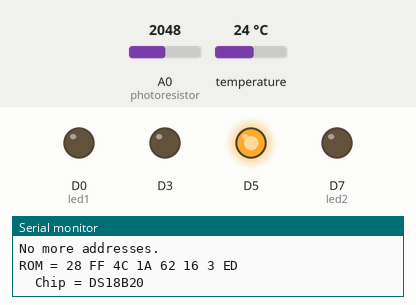
Simulated run of this sketch. Board: Particle Photon. Shown: output pins drawn as LEDs (lit = HIGH), the last lines printed to the serial monitor. The test bench sets the inputs (shaded band); at power-on: A0 (photoresistor) = 2048, temperature 24 °C. Pins used as bus, display or sensor lines are not drawn.

Above: at 23.7 s.
23.8 s: A0 (photoresistor) set to 276
33.8 s: A0 (photoresistor) set to 224
39.8 s: A0 (photoresistor) set to 290
At 48.7 s:
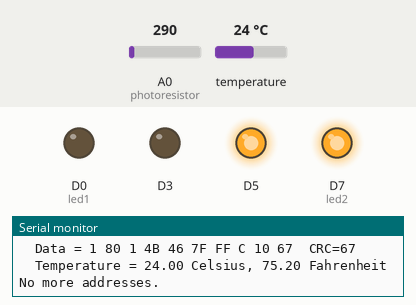
Timing chart, 0 to 50.2 s (numbered marks = the images above; inputs shaded):
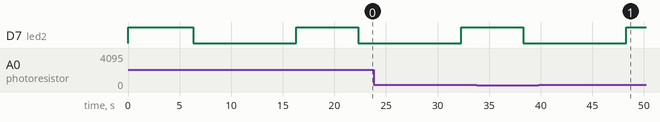

The sketch:

final.ino
```cpp
// This #include statement was automatically added by the Particle IDE.
#include <OneWire.h>


int led1 = D0;
int led2 = D7;
int led = D7;
int photoresistor = A0;
int power = A5;
int analogvalue;

int ledstate;

OneWire ds = OneWire(D4);  // 1-wire signal on pin D4

unsigned long lastUpdate = 0;

float lastTemp;

Timer ledTimer(100, readLedState);
Timer tempTimer(1000, readTemp);

void setup()
{
    pinMode(led,OUTPUT);
    pinMode(photoresistor,INPUT);
    pinMode(power,OUTPUT);
    digitalWrite(power,HIGH);
    Particle.variable("analogvalue", &analogvalue, INT);

   pinMode(led1, OUTPUT);
   pinMode(led2, OUTPUT);

   Particle.function("led",ledToggle);

      Particle.variable("ledstate", &ledstate, INT);

   digitalWrite(led1, LOW);
   digitalWrite(led2, LOW);
  Serial.begin(9600);
  // Set up 'power' pins, comment out if not used!
  pinMode(D3, OUTPUT);
  pinMode(D5, OUTPUT);
  digitalWrite(D3, LOW);
  digitalWrite(D5, HIGH);
  ledTimer.start();
  tempTimer.start();
}

void loop(){
analogvalue = analogRead(photoresistor);


    if(analogvalue>=250){
        digitalWrite(led, HIGH);
        Spark.publish("Light_limit","Exceeded",60,PRIVATE);
        delay(5000); //delay for LED
        digitalWrite(led, LOW);
        delay(10000);
}
}

void readLedState(){
    ledstate = digitalRead(led1);
}


void readTemp(void) {
  byte i;
  byte present = 0;
  byte type_s;
  byte data[12];
  byte addr[8];
  float celsius, fahrenheit;

  if ( !ds.search(addr)) {
    Serial.println("No more addresses.");
    Serial.println();
    ds.reset_search();
    delay(250);
    return;
  }
Serial.print("ROM =");
  for( i = 0; i < 8; i++) {
    Serial.write(' ');
    Serial.print(addr[i], HEX);
  }

  // second the CRC is checked, on fail,
  // print error and just return to try again

  if (OneWire::crc8(addr, 7) != addr[7]) {
      Serial.println("CRC is not valid!");
      return;
  }
  Serial.println();

  // we have a good address at this point
  // what kind of chip do we have?
  // we will set a type_s value for known types or just return

  // the first ROM byte indicates which chip
  switch (addr[0]) {
    case 0x10:
      Serial.println("  Chip = DS1820/DS18S20");
      type_s = 1;
      break;
    case 0x28:
      Serial.println("  Chip = DS18B20");
      type_s = 0;
      break;
    case 0x22:
      Serial.println("  Chip = DS1822");
      type_s = 0;
      break;
    case 0x26:
      Serial.println("  Chip = DS2438");
      type_s = 2;
      break;
    default:
      Serial.println("Unknown device type.");
      return;
  }

  // this device has temp so let's read it

  ds.reset();               // first clear the 1-wire bus
  ds.select(addr);          // now select the device we just found
  // ds.write(0x44, 1);     // tell it to start a conversion, with parasite power on at the end
  ds.write(0x44, 0);        // or start conversion in powered mode (bus finishes low)

  // just wait a second while the conversion takes place
  // different chips have different conversion times, check the specs, 1 sec is worse case + 250ms
  // you could also communicate with other devices if you like but you would need
  // to already know their address to select them.

  delay(1000);     // maybe 750ms is enough, maybe not, wait 1 sec for conversion

  // we might do a ds.depower() (parasite) here, but the reset will take care of it.

  // first make sure current values are in the scratch pad

  present = ds.reset();
  ds.select(addr);
  ds.write(0xB8,0);         // Recall Memory 0
  ds.write(0x00,0);         // Recall Memory 0

  // now read the scratch pad

  present = ds.reset();
  ds.select(addr);
  ds.write(0xBE,0);         // Read Scratchpad
  if (type_s == 2) {
    ds.write(0x00,0);       // The DS2438 needs a page# to read
  }

  // transfer and print the values

  Serial.print("  Data = ");
  Serial.print(present, HEX);
  Serial.print(" ");
  for ( i = 0; i < 9; i++) {           // we need 9 bytes
    data[i] = ds.read();
    Serial.print(data[i], HEX);
    Serial.print(" ");
  }
  Serial.print(" CRC=");
  Serial.print(OneWire::crc8(data, 8), HEX);
  Serial.println();

  // Convert the data to actual temperature
  // because the result is a 16 bit signed integer, it should
  // be stored to an "int16_t" type, which is always 16 bits
  // even when compiled on a 32 bit processor.
  int16_t raw = (data[1] << 8) | data[0];
  if (type_s == 2) raw = (data[2] << 8) | data[1];
  byte cfg = (data[4] & 0x60);

  switch (type_s) {
    case 1:
      raw = raw << 3; // 9 bit resolution default
      if (data[7] == 0x10) {
        // "count remain" gives full 12 bit resolution
        raw = (raw & 0xFFF0) + 12 - data[6];
      }
      celsius = (float)raw * 0.0625;
      break;
    case 0:
      // at lower res, the low bits are undefined, so let's zero them
      if (cfg == 0x00) raw = raw & ~7;  // 9 bit resolution, 93.75 ms
      if (cfg == 0x20) raw = raw & ~3; // 10 bit res, 187.5 ms
      if (cfg == 0x40) raw = raw & ~1; // 11 bit res, 375 ms
      // default is 12 bit resolution, 750 ms conversion time
      celsius = (float)raw * 0.0625;
      break;

    case 2:
      data[1] = (data[1] >> 3) & 0x1f;
      if (data[2] > 127) {
        celsius = (float)data[2] - ((float)data[1] * .03125);
      }else{
        celsius = (float)data[2] + ((float)data[1] * .03125);
      }
  }


  if((((celsius <= 0 && celsius > -1) && lastTemp > 5)) || celsius > 125) {
      celsius = lastTemp;
  }

  fahrenheit = celsius * 1.8 + 32.0;
  lastTemp = celsius;
  Serial.print("  Temperature = ");
  Serial.print(celsius);
  Serial.print(" Celsius, ");
  Serial.print(fahrenheit);
  Serial.println(" Fahrenheit");


  String temperature = String(celsius);
  Particle.publish("temperature", temperature, PRIVATE);
}
int ledToggle(String command) {


    if (command=="on") {
        digitalWrite(led1,HIGH);
        digitalWrite(led2,HIGH);
        return 1;
    }
    else if (command=="off") {
        digitalWrite(led1,LOW);
        digitalWrite(led2,LOW);
        return 0;
    }
    else {
        return -1;
    }
}
```

Measured:
- after the input at 39.8 s, D7 (led2): LOW → HIGH after 8.5 s
- by itself, D7 (led2): alternates HIGH for 6.2 s and LOW for 10.0 s
